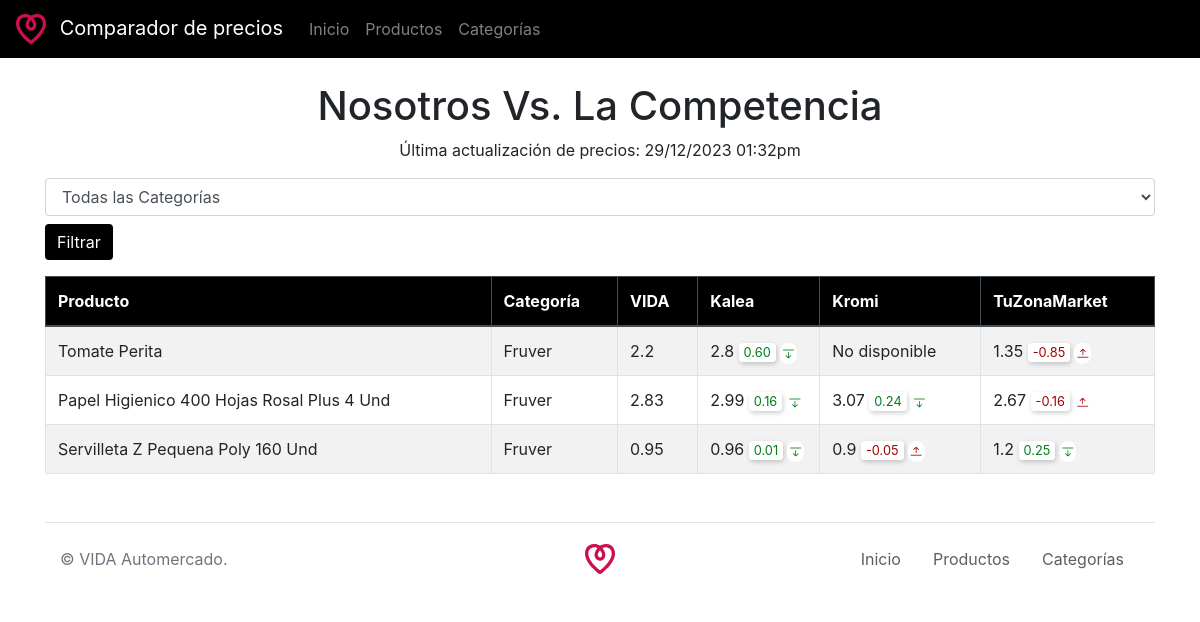
The page /?categoria_id=1 on the database its author committed.
### app/models.py (models this page shows, shortened)
class Producto(Base):
    __tablename__ = 'productos'
    id = Column(Integer, primary_key=True)
    nombre = Column(String, nullable=False)
    categoria_id = Column(Integer, ForeignKey('categorias.id'), nullable=False)
    titulo_kalea = Column(String)
    url_kalea = Column(String)
    factor_kalea = Column(Float)
    titulo_kromi = Column(String)
    url_kromi = Column(String)
    factor_kromi = Column(Float)
    titulo_tuzonamarket = Column(String)
    url_tuzonamarket = Column(String)
    factor_tuzonamarket = Column(Float)
    titulo_vida = Column(String)
    url_vida = Column(String)
    factor_vida = Column(Float)
    categoria = relationship('Categoria', back_populates='productos')
    historial_precios = relationship("HistorialPrecio", back_populates="producto")

class Categoria(Base):
    __tablename__ = 'categorias'
    id = Column(Integer, primary_key=True)
    nombre = Column(String, nullable=False)
    productos = relationship('Producto', back_populates='categoria')

class HistorialPrecio(Base):
    __tablename__ = 'historial_precios'
    id = Column(Integer, primary_key=True)
    producto_id = Column(Integer, ForeignKey('productos.id'))
    precio = Column(Float)
    fecha_extraccion = Column(DateTime)
    fuente = Column(String)
    producto = relationship("Producto", back_populates="historial_precios")

### app/routes.py (the view)
@bp.route('/')
def inicio():
    session = Session()
    ultimo_registro_vida = session.query(HistorialPrecio).filter_by(fuente='vida').order_by(HistorialPrecio.fecha_extraccion.desc()).first()
    ultimo_timestamp_vida = ultimo_registro_vida.fecha_extraccion if ultimo_registro_vida else None
    if ultimo_timestamp_vida:
        ultimo_timestamp_formateado = ultimo_timestamp_vida.strftime('%d/%m/%Y %I:%M%p').lower()
    else:
        ultimo_timestamp_formateado = None
    categoria_filtro = request.args.get('categoria_id')
    if categoria_filtro:
        productos = session.query(Producto).filter(Producto.categoria_id == categoria_filtro).all()
    else:
        productos = session.query(Producto).all()
    categorias = session.query(Categoria).all()
    productos_precios = []
    for producto in productos:
        ultimo_precio_vida = session.query(HistorialPrecio).filter_by(producto_id=producto.id, fuente='vida').order_by(HistorialPrecio.fecha_extraccion.desc()).first()
        ultimo_precio_kalea = session.query(HistorialPrecio).filter_by(producto_id=producto.id, fuente='kalea').order_by(HistorialPrecio.fecha_extraccion.desc()).first()
        ultimo_precio_kromi = session.query(HistorialPrecio).filter_by(producto_id=producto.id, fuente='kromi').order_by(HistorialPrecio.fecha_extraccion.desc()).first()
        ultimo_precio_tuzonamarket = session.query(HistorialPrecio).filter_by(producto_id=producto.id, fuente='tuzonamarket').order_by(HistorialPrecio.fecha_extraccion.desc()).first()
        def formatear_diferencia(precio, precio_vida):
            if precio is not None and precio_vida is not None:
                diferencia = precio - precio_vida
                clase_dif = "dif positiva" if diferencia > 0 else "dif negativa" if diferencia < 0 else ""
                return f"<span class='{clase_dif}'>{'%.2f' % diferencia}</span>" if diferencia != 0 else ''
            return ''
        precio_vida = ultimo_precio_vida.precio if ultimo_precio_vida else 'No disponible'
        precio_kalea = f"{ultimo_precio_kalea.precio if ultimo_precio_kalea else 'No disponible'} {formatear_diferencia(ultimo_precio_kalea.precio if ultimo_precio_kalea else None, ultimo_precio_vida.precio if ultimo_precio_vida else None)}"
        precio_kromi = f"{ultimo_precio_kromi.precio if ultimo_precio_kromi else 'No disponible'} {formatear_diferencia(ultimo_precio_kromi.precio if ultimo_precio_kromi else None, ultimo_precio_vida.precio if ultimo_precio_vida else None)}"
        precio_tuzonamarket = f"{ultimo_precio_tuzonamarket.precio if ultimo_precio_tuzonamarket else 'No disponible'} {formatear_diferencia(ultimo_precio_tuzonamarket.precio if ultimo_precio_tuzonamarket else None, ultimo_precio_vida.precio if ultimo_precio_vida else None)}"
        productos_precios.append({
            'producto': producto.nombre,
            'categoria': producto.categoria.nombre if producto.categoria else 'Sin categoría',
            'precio_vida': precio_vida,
            'precio_kalea': precio_kalea,
            'precio_kromi': precio_kromi,
            'precio_tuzonamarket': precio_tuzonamarket
        })
    session.close()
    return render_template('inicio.html', productos_precios=productos_precios, categorias=categorias, ultimo_timestamp_vida=ultimo_timestamp_formateado)

### templates/inicio.html (shortened to what this page needs)
{% extends 'base.html' %}
{% block content %}
<div class="container my-4">
    <h1 class="text-center">Nosotros Vs. La Competencia</h1>
    {% if ultimo_timestamp_vida %}
    <p class="text-center">Última actualización de precios: {{ ultimo_timestamp_vida }}</p>
    {% endif %}
    <div class="mb-3">
        <form action="/" method="get">
            <select name="categoria_id" class="form-control">
                <option value="">Todas las Categorías</option>
            </select>
            <button type="submit" class="btn btn-primary mt-2">Filtrar</button>
        </form>
    </div>
    <table class="table table-striped table-bordered table-hover">
        <thead class="thead-dark">
            <tr>
                <th>Producto</th>
                <th>Categoría</th>
                <th>VIDA</th>
                <th>Kalea</th>
                <th>Kromi</th>
                <th>TuZonaMarket</th>
            </tr>
        </thead>
        <tbody>
            {% for item in productos_precios %}
            <tr>
                <td>{{ item.producto | safe }}</td>
                <td>{{ item.categoria | safe }}</td>
                <td>{{ item.precio_vida | safe }}</td>
                <td>{{ item.precio_kalea | safe }}</td>
                <td>{{ item.precio_kromi | safe }}</td>
                <td>{{ item.precio_tuzonamarket | safe }}</td>
            </tr>
            {% endfor %}
        </tbody>
    </table>
</div>
{% endblock %}

### app/static/vida.css (style rules this page uses)
.dif { font-size: 0.8rem; background: #fff; border-radius: 4px; padding: 2px 5px; box-shadow: 1px 2px 5px rgba(0,0,0,0.2); position:relative; }
.dif.positiva { color:rgb(0, 126, 23); }
.dif.negativa { color:rgb(163, 3, 3); }
.dif.negativa::after { display: block; ccon: ; content: "\F115"; font-family: bootstrap-icons !important; position: absolute; right: -21px; top: 0; background: #fff; border-radius: 10px; padding: 1px 2px; }
.dif.positiva::after { display: block; ccon: ; content: "\F112"; font-family: bootstrap-icons !important; position: absolute; right: -21px; top: 0; background: #fff; border-radius: 10px; padding: 1px 2px; }
.btn-primary { background:#000; border:0 !important; }
.table .thead-dark th { background: #000; }

### rows shown on the page
Producto: producto "Tomate Perita"
Categoria: categoria "Fruver" "Fruver" "Fruver"
HistorialPrecio: precio_vida "2.2"
Producto: producto "Papel Higienico 400 Hojas Rosal Plus 4 Und"
HistorialPrecio: precio_vida "2.83"
Producto: producto "Servilleta Z Pequena Poly 160 Und"
HistorialPrecio: precio_vida "0.95"

### other values the page prints
{{ ultimo_timestamp_vida }} "29/12/2023 01:32pm"
{{ item.precio_kalea | safe }} "2.8 0.60" "2.99 0.16" "0.96 0.01"
{{ item.precio_kromi | safe }} "No disponible" "3.07 0.24" "0.9 -0.05"
{{ item.precio_tuzonamarket | safe }} "1.35 -0.85" "2.67 -0.16" "1.2 0.25"
